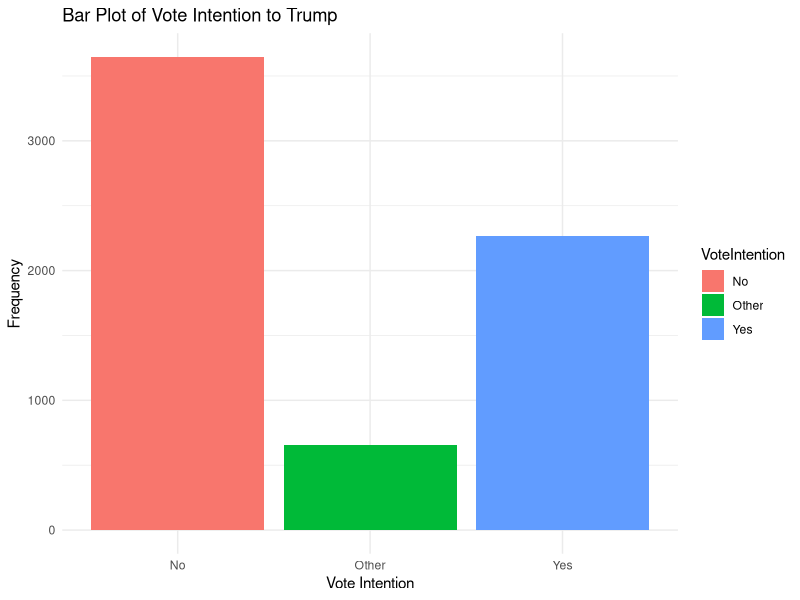
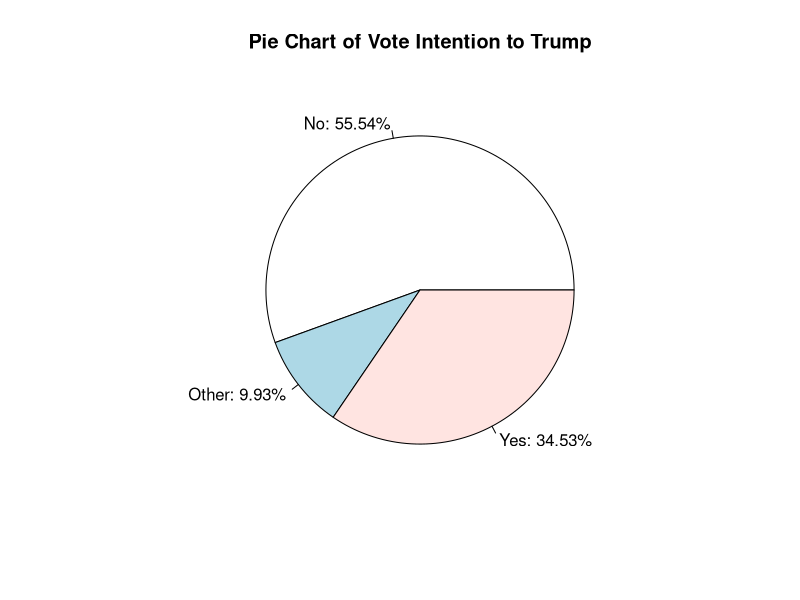
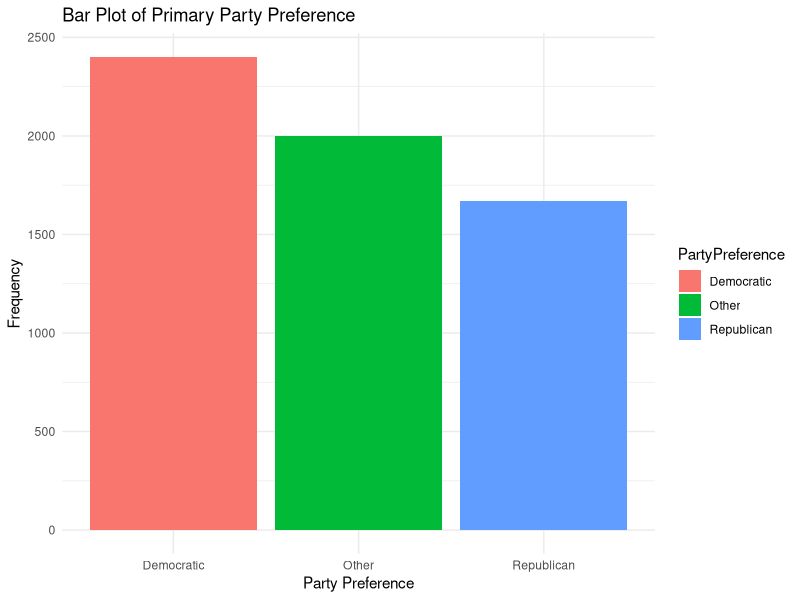
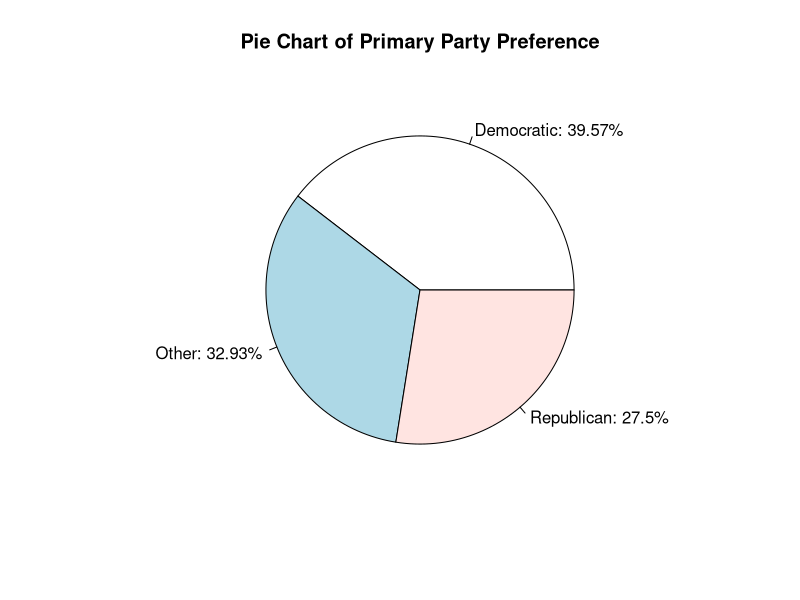

R code for these plots, in order:
#### Preamble ####
# Purpose: Simulates the survey data set
# Author: Jeongwoo Kim, Jiwon Choi
# Date: 9 March 2024
# Contact: jwoo.kim@mail.utoronto.ca, jwon.choi@mail.utoronto.ca
# License: MIT
# Pre-requisites: None

# Load necessary libraries
library(ggplot2)
library(tidyverse)

# Set the seed for reproducibility
set.seed(123)

# Define the number of samples you want to simulate for vote intention
n_vote_intention <- 6566

# Define the proportions from your vote intention data
proportions_vote_intention <- c(Yes = 34.39, No = 55.15, Other = 10.46)

# Adjust the proportions to be out of 1 for vote intention
proportions_vote_intention <- proportions_vote_intention / sum(proportions_vote_intention)

# Define the responses based on your vote intention categories
vote_intentions <- c("Yes", "No", "Other")

# Simulate the vote intentions based on the given proportions
simulated_vote_intentions <- sample(vote_intentions, size = n_vote_intention, replace = TRUE, prob = proportions_vote_intention)

# Calculate the frequency table of the simulated vote intentions
frequency_table_vote_intention <- table(simulated_vote_intentions)

# Create a tibble of frequencies and proportions for vote intention
result_table_vote_intention <- tibble(
  VoteIntention = names(frequency_table_vote_intention),
  Frequency = as.numeric(frequency_table_vote_intention),
  Proportion = as.numeric(frequency_table_vote_intention) / sum(frequency_table_vote_intention)
)

# Print the result table for vote intention
print(result_table_vote_intention)

# Bar plot for vote intention
ggplot(data = result_table_vote_intention, aes(x = VoteIntention, y = Frequency, fill = VoteIntention)) +
  geom_bar(stat = "identity") +
  theme_minimal() +
  labs(title = "Bar Plot of Vote Intention to Trump", x = "Vote Intention", y = "Frequency")

# Pie chart for vote intention
pie(result_table_vote_intention$Frequency, labels = paste(result_table_vote_intention$VoteIntention, ": ", round(result_table_vote_intention$Proportion*100, 2), "%", sep=""),
    main = "Pie Chart of Vote Intention to Trump")


### Simulation 2) Data for the primary party ###
# Set the seed for reproducibility
set.seed(123)

# Define the number of samples you want to simulate
n_primary_party <- 6068

# Define the proportions from your data
proportions_primary_party <- c(Democratic = 39.37, Republican = 27.29, Other = 32.35)

# Adjust the proportions to be out of 1
proportions_primary_party <- proportions_primary_party / sum(proportions_primary_party)

# Define the party preferences based on your categories
party_preferences <- c("Democratic", "Republican", "Other")

# Simulate the party preferences based on the given proportions
simulated_primary_party <- sample(party_preferences, size = n_primary_party, replace = TRUE, prob = proportions_primary_party)

# Calculate the frequency table of the simulated party preferences
frequency_table_primary_party <- table(simulated_primary_party)

# Create a tibble of frequencies and proportions
result_table_primary_party <- tibble(
  PartyPreference = names(frequency_table_primary_party),
  Frequency = as.numeric(frequency_table_primary_party),
  Proportion = as.numeric(frequency_table_primary_party) / sum(frequency_table_primary_party)
)

# Print the result table
print(result_table_primary_party)

# Bar plot for primary party preference
ggplot(data = result_table_primary_party, aes(x = PartyPreference, y = Frequency, fill = PartyPreference)) +
  geom_bar(stat = "identity") +
  theme_minimal() +
  labs(title = "Bar Plot of Primary Party Preference", x = "Party Preference", y = "Frequency")

# Pie chart for primary party preference
pie(result_table_primary_party$Frequency, labels = paste(result_table_primary_party$PartyPreference, ": ", round(result_table_primary_party$Proportion*100, 2), "%", sep=""),
    main = "Pie Chart of Primary Party Preference")

